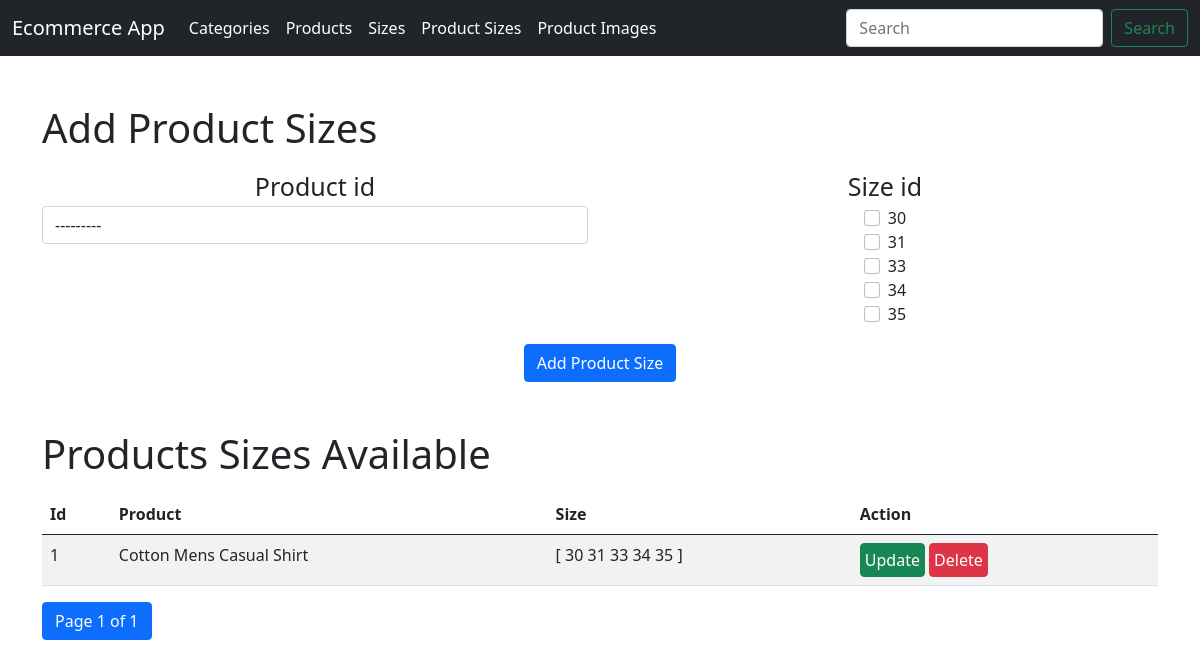
/productsizes/, run on the app's committed database.
### Core/models.py (models this page shows, shortened)
class ProductSize(models.Model):
    product_id = models.ForeignKey(to=Product, on_delete=models.CASCADE)
    size_id = models.ManyToManyField(to=Size)

class Product(models.Model):
    name = models.CharField(max_length=50)
    price = models.DecimalField(max_digits=10, decimal_places=2)
    description = models.TextField()
    category_id = models.ForeignKey(to=Category, on_delete=models.CASCADE)
    def __str__(self):
        return self.name

class Size(models.Model):
    category_id = models.ForeignKey(to=Category, on_delete=models.CASCADE)
    size = models.IntegerField()
    def __str__(self):
        return str(self.size)

### Core/views.py (the view, shortened to what this page needs)
# urls.py: path('productsizes/', views.ProductSizeView.as_view(), name="ProductSizes"),
class ProductSizeView(View):
    def get(self, request, id = None, *args, **kwargs):
        product_size_form = ProductSizeForm()
        if id is not None:
            productSizes = [ProductSize.objects.get(pk=id)]
        else:
            productSizes = ProductSize.objects.all()
        paginator = Paginator(productSizes, 10, orphans=4)
        page_number = request.GET.get('page')
        page_obj = paginator.get_page(page_number)
        return render(request, "Core/productsizes.html", {'page_obj' : page_obj, 'form' : product_size_form})

### Core/forms.py (shortened to what this page needs)
class ProductSizeForm(forms.ModelForm):
    def __init__(self, *args, **kwargs):
        super(ProductSizeForm, self).__init__(*args, **kwargs)
        self.label_suffix = ""
        self.fields.get('product_id').required = False
        self.fields.get('size_id').required = False
    class Meta:
        model = ProductSize
        fields = '__all__'
        widgets = {
            'product_id' : forms.Select(attrs={'class' : 'form-control'}),
            'size_id' : forms.CheckboxSelectMultiple(),
        }

### Core/templates/Core/productsizes.html (shortened to what this page needs)
{% extends "Core/base.html" %}
{% block main %}
<main class="container">
    <h1 class="mt-5 mb-3">Add Product Sizes</h1>
    <form class="text-center form-group" method="POST" NOVALIDATE>
        <div class="row">
            <div class="mb-3 col-lg-6 col-sm-12">
                <div class="label">
                    {{ form.product_id.label_tag }}
                </div>
                {{ form.product_id }}
            </div>
            <div class="mb-3 col-lg-6 col-sm-12">
                <div class="label">
                    {{ form.size_id.label_tag }}
                </div>
                {{ form.size_id }}
            </div>
        </div>
        <button type="submit" class="btn btn-primary">Add Product Size</button>
    </form>
    <h1 class="mt-5 mb-3">Products Sizes Available</h1>
    <table class="table table-striped table-hover">
        <thead>
            <tr>
                <th scope="col">Id</th>
                <th scope="col">Product</th>
                <th scope="col">Size</th>
                <th scope="col">Action</th>
            </tr>
        </thead>
        <tbody>
            {% for productSize in page_obj %}
            <tr>
                <td scope="row">{{ productSize.id }}</td>
                <td>{{ productSize.product_id }}</td>
                <td>
                    <span>[</span>
                    {% for size in productSize.size_id.all %}
                    {{ size }}
                    {% endfor %}
                    <span>]</span>
                </td>
                <td><a href="{% url 'UpdateProductSize' productSize.id %}" class="btn btn-success p-1">Update</a> <a
                        href="{% url 'DeleteProductSize' productSize.id %}" class="btn btn-danger p-1 delete">Delete</a>
                </td>
            </tr>
            {% endfor %}
        </tbody>
    </table>
</main>
{% endblock main %}

### Core/templates/Core/base.html (style rules this page uses)
.label { font-size: 25px; }
li { list-style: none; }
input[type='checkbox'], label { cursor: pointer; }

### data on the page
ProductSize: id "1", product_id "Cotton Mens Casual Shirt"
Size: size "30"
Size: size "31"
Size: size "33"
Size: size "34"
Size: size "35"

### other printed values
{{ page_obj.number }} "1"
{{ page_obj.paginator.num_pages }} "1"
